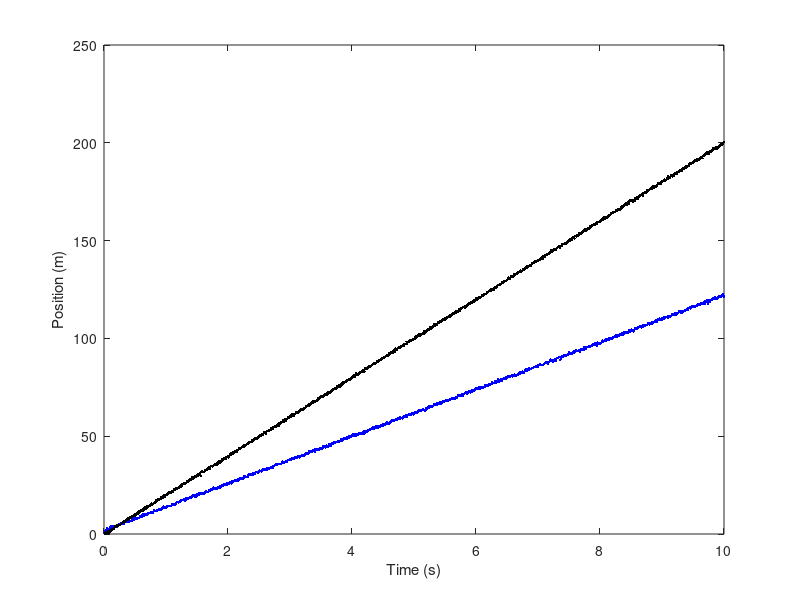

Reproduce this figure in MATLAB.
%%%%%%%%%%%%%%%%%%%%%%%%%%%%%%%%%%%%%%%%%
%   Code to Produce 1D Model of Data   %%
%   with multiple targets              %%
%%%%%%%%%%%%%%%%%%%%%%%%%%%%%%%%%%%%%%%%%
clc; close all; clear all;

% Define constants
v = [randi(30);...
    %-randi(30);...
    randi(30)];  %m/s for all time
dt = .01;       %s
N = 1000;       % Number of time steps
M = 0;          % Number of false measuremnts per time step
t = (1:N)*dt;   % Time Array
Qk = 0.5;       % Process noise covariance
R = 0.1;        % Measurement noise covariance

% Position of targets as a function of time
x = zeros(N,2,size(v,1));   % 1st dim = num of time steps
                            % 2nd dim = num of states (pos, vel)
                            % 3rd dim = num of targets

% y -> contains the measurments, where the first
% three columns are the true measurement and the other 
% columns contain random noise measurements @ each
% time step
y = zeros(N,size(v,1)+M);

% Create position data
for targ=1:size(v,1)
    for k=2:N
        x(k,2,targ) = v(targ) + sqrt(Qk)*randn(1,1);
        x(k,1,targ)=x(k-1,1,targ)+dt*x(k,2,targ);
    end
end
x(:,1,1)=x(:,1,1)+1;

% Create noisy measurements
[~,idx]=max(abs(v));
for k=2:N
    for targ=1:size(v,1)
        % Add noise to true data
        y(k,targ) = x(k,1,targ)+sqrt(R)*randn(1,1);
    end
    for ii=1:M
        % Add random noise that are outliers
        %y(k,end)=max(max(max(abs(x(:,1,idx)))))*(-1+2.*rand(1,1));
    end
end
y(:,1)=y(:,1)+1;   
% Plot data
figure(1);clf;
plot(t,y(:,1),'b.')
hold on;
plot(t,y(:,2),'k.')
%hold on;
%plot(t,y(:,3),'g.')
%hold on;
%plot(t,y(:,end),'r.')
hold off;
xlabel('Time (s)');
ylabel('Position (m)');

% Save data
save('1d_multTarg_ransac_data.mat','t','v','x','y','dt','Qk','R')
savefig('1d_multTarg_ransac_data');
pause(2)
close(gcf);
